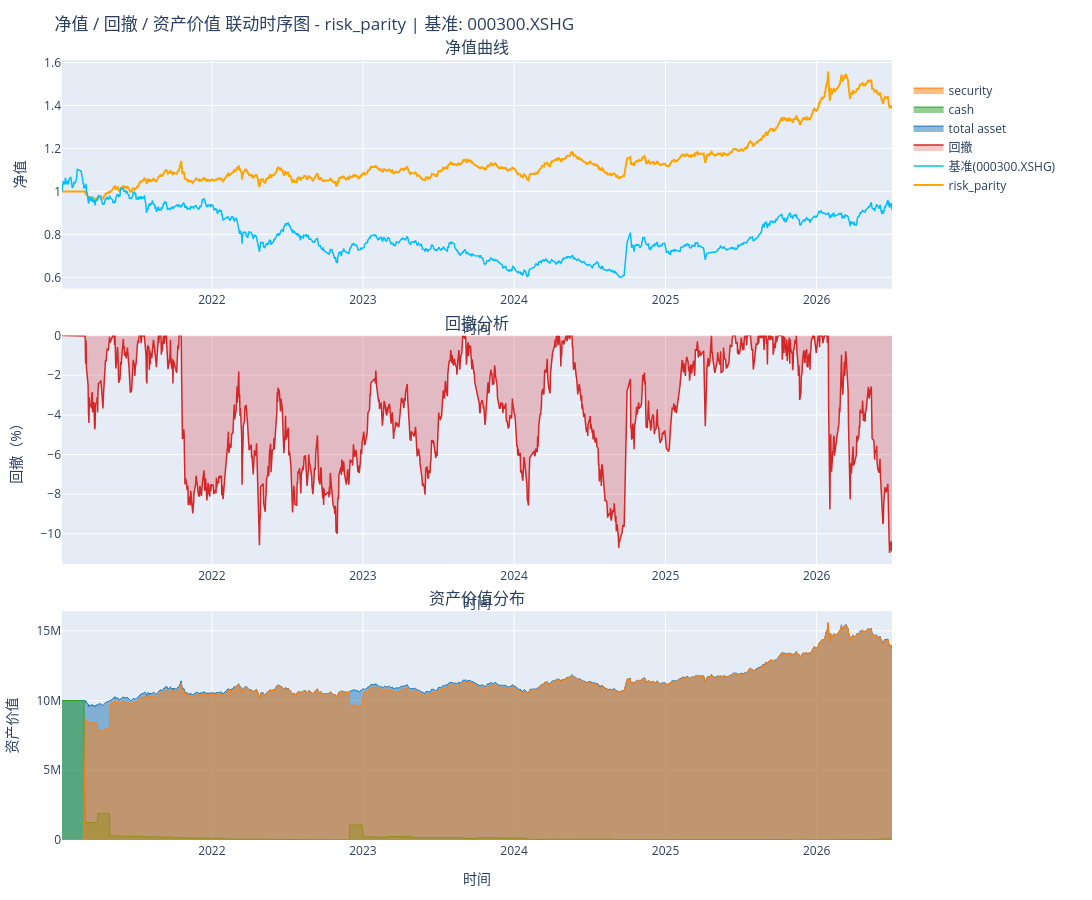
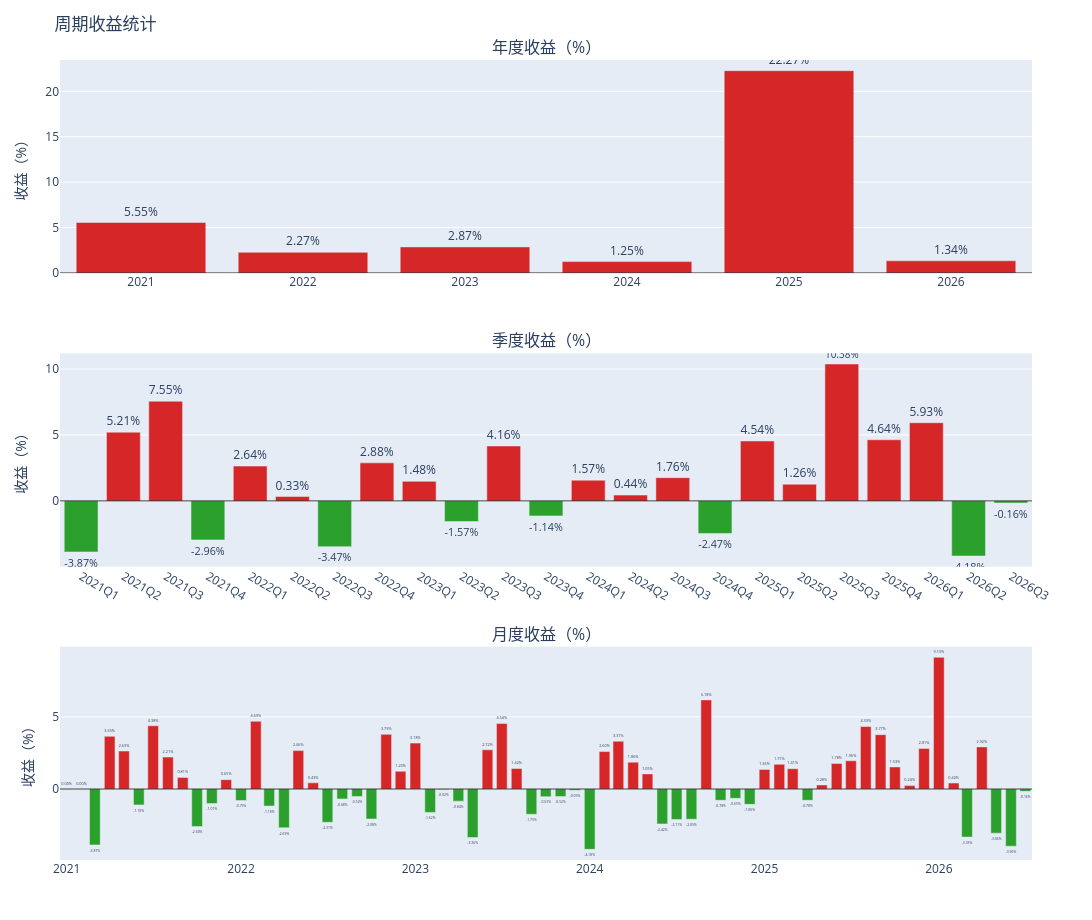
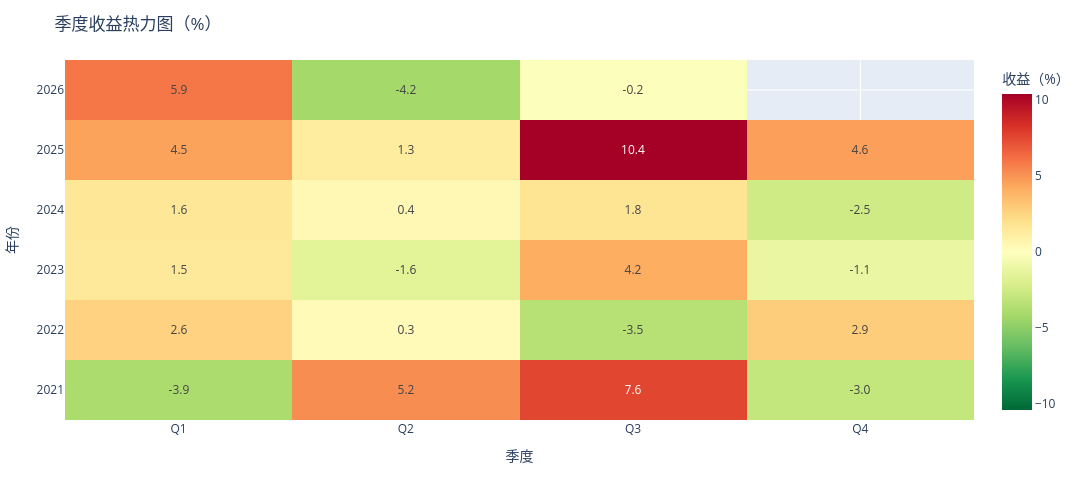
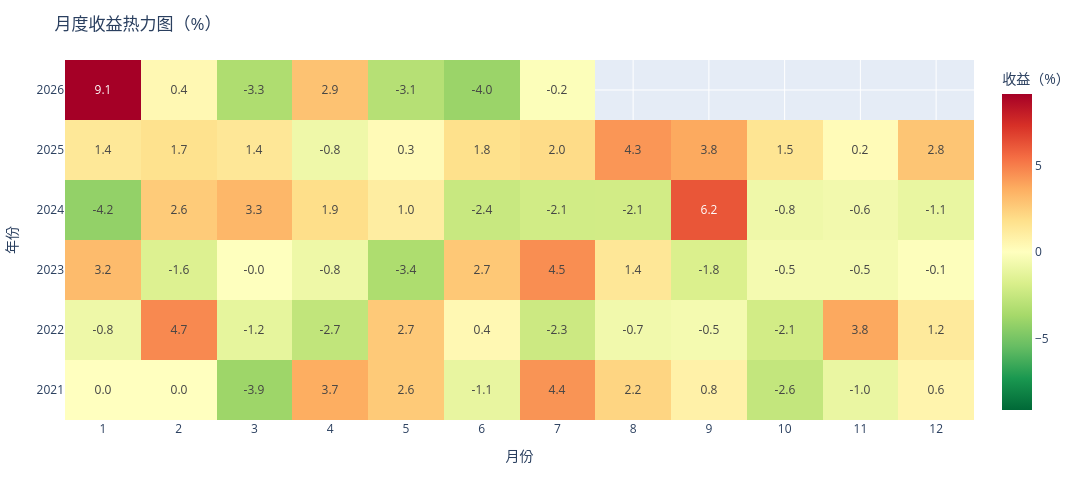

Write notebook code for charts like these, in order.
### Code cell
# 绩效分析：优先 run_performance（需要 plotly/rqdatac），不可用时回退到 simple_performance_stats
# if run_performance is not None:
if run_performance is not None:
    try:
        analysis = run_performance(
            backtest_result,
            label=cfg.strategy,
            benchmark_code=cfg.performance.benchmark_code,
            free_rate=cfg.performance.free_rate,
            plot_periodic=cfg.performance.plot,
            heatmap_periodic=cfg.performance.plot,
            draw_npv=cfg.performance.plot,
            draw_asset=cfg.performance.plot,
            pretty_print_kpi=True,
        )
    except Exception as exc:
        print(f'run_performance 失败，回退: {type(exc).__name__}: {exc}')
        stats = simple_performance_stats(backtest_result)
        print(stats.to_string())
        if cfg.performance.plot:
            plot_nav_and_drawdown(backtest_result, label=cfg.strategy)
else:
    stats = simple_performance_stats(backtest_result)
    print(stats.to_string())
    if cfg.performance.plot:
        plot_nav_and_drawdown(backtest_result, label=cfg.strategy)

### Figure 1 — Plotly figure (JSON) as saved in the notebook; plotly's stock layout.template omitted (floating-point values rounded to 4 significant figures; data arrays with more than 128 entries replaced by an {"elided": "..."} marker saying what was removed)
{"data": [{"hovertemplate": "time: %{x}<br>NPV: %{y:.4f}<br>", "line": {"color": "orange", "width": 2}, "mode": "lines", "name": "risk_parity", "type": "scatter", "x": {"elided": "1330 str values"}, "xaxis": "x", "y": {"elided": "1330 float values"}, "yaxis": "y"}, {"hovertemplate": "time: %{x}<br>基准NPV: %{y:.4f}<br>", "line": {"color": "deepskyblue", "width": 1.5}, "mode": "lines", "name": "基准(000300.XSHG)", "type": "scatter", "x": {"elided": "1330 str values"}, "xaxis": "x", "y": {"elided": "1330 float values"}, "yaxis": "y"}, {"fill": "tozeroy", "fillcolor": "rgba(214,39,40,0.25)", "hovertemplate": "time: %{x}<br>回撤: %{y:.2f}%<br>", "line": {"color": "#d62728", "width": 1.5}, "mode": "lines", "name": "回撤", "type": "scatter", "x": {"elided": "1330 str values"}, "xaxis": "x2", "y": {"elided": "1330 float values"}, "yaxis": "y2"}, {"customdata": {"elided": "1330 float values"}, "fill": "tonexty", "hovertemplate": "time: %{x}<br>Asset: %{y:,.0f}<br>资金利用率: %{customdata:.2f}%<br>", "line": {"color": "#1f77b4", "width": 1}, "mode": "lines", "name": "total asset", "type": "scatter", "x": {"elided": "1330 str values"}, "xaxis": "x3", "y": {"elided": "1330 float values"}, "yaxis": "y3"}, {"fill": "tozeroy", "hovertemplate": "time: %{x}<br>Cash: %{y:,.0f}<br>", "line": {"color": "#2ca02c", "width": 1}, "mode": "lines", "name": "cash", "type": "scatter", "x": {"elided": "1330 str values"}, "xaxis": "x3", "y": {"elided": "1330 float values"}, "yaxis": "y3"}, {"fill": "tozeroy", "hovertemplate": "time: %{x}<br>Security: %{y:,.0f}<br>", "line": {"color": "#ff7f0e", "width": 1}, "mode": "lines", "name": "security", "type": "scatter", "x": {"elided": "1330 str values"}, "xaxis": "x3", "y": {"elided": "1330 float values"}, "yaxis": "y3"}], "layout": {"annotations": [{"font": {"size": 16}, "showarrow": false, "text": "净值曲线", "x": 0.5, "xanchor": "center", "xref": "paper", "y": 1, "yanchor": "bottom", "yref": "paper"}, {"font": {"size": 16}, "showarrow": false, "text": "回撤分析", "x": 0.5, "xanchor": "center", "xref": "paper", "y": 0.6467, "yanchor": "bottom", "yref": "paper"}, {"font": {"size": 16}, "showarrow": false, "text": "资产价值分布", "x": 0.5, "xanchor": "center", "xref": "paper", "y": 0.2933, "yanchor": "bottom", "yref": "paper"}], "autosize": false, "dragmode": "zoom", "height": 900, "hovermode": "x", "legend": {"x": 1.02, "xanchor": "left", "y": 0.98, "yanchor": "top"}, "margin": {"b": 60, "l": 60, "r": 200, "t": 60}, "title": {"text": "净值 / 回撤 / 资产价值 联动时序图 - risk_parity | 基准: 000300.XSHG"}, "width": 1200, "xaxis": {"anchor": "y", "domain": [0, 1], "matches": "x3", "showline": true, "showspikes": true, "showticklabels": true, "spikecolor": "black", "spikemode": "across", "spikesnap": "hovered data", "spikethickness": 2, "title": {"text": "时间"}}, "xaxis2": {"anchor": "y2", "domain": [0, 1], "matches": "x3", "showline": true, "showspikes": true, "showticklabels": true, "spikecolor": "black", "spikemode": "across", "spikesnap": "hovered data", "spikethickness": 2, "title": {"text": "时间"}}, "xaxis3": {"anchor": "y3", "domain": [0, 1], "showline": true, "showspikes": true, "showticklabels": true, "spikecolor": "black", "spikemode": "across", "spikesnap": "hovered data", "spikethickness": 2, "title": {"text": "时间"}}, "yaxis": {"anchor": "x", "domain": [0.7067, 1], "title": {"text": "净值"}}, "yaxis2": {"anchor": "x2", "domain": [0.3533, 0.6467], "title": {"text": "回撤（%）"}}, "yaxis3": {"anchor": "x3", "domain": [0, 0.2933], "title": {"text": "资产价值"}}}}

### Figure 2 — Plotly figure (JSON) as saved in the notebook; plotly's stock layout.template omitted (floating-point values rounded to 4 significant figures)
{"data": [{"hovertemplate": "周期: %{x}<br>收益: %{y:.2f}%<br>", "marker": {"color": ["#d62728", "#d62728", "#d62728", "#d62728", "#d62728", "#d62728"]}, "name": "年度收益", "text": ["5.55%", "2.27%", "2.87%", "1.25%", "22.27%", "1.34%"], "textposition": "outside", "type": "bar", "x": ["2021", "2022", "2023", "2024", "2025", "2026"], "xaxis": "x", "y": [5.553, 2.268, 2.869, 1.248, 22.27, 1.339], "yaxis": "y"}, {"hovertemplate": "周期: %{x}<br>收益: %{y:.2f}%<br>", "marker": {"color": ["#2ca02c", "#d62728", "#d62728", "#2ca02c", "#d62728", "#d62728", "#2ca02c", "#d62728", "#d62728", "#2ca02c", "#d62728", "#2ca02c", "#d62728", "#d62728", "#d62728", "#2ca02c", "#d62728", "#d62728", "#d62728", "#d62728", "#d62728", "#2ca02c", "#2ca02c"]}, "name": "季度收益", "text": ["-3.87%", "5.21%", "7.55%", "-2.96%", "2.64%", "0.33%", "-3.47%", "2.88%", "1.48%", "-1.57%", "4.16%", "-1.14%", "1.57%", "0.44%", "1.76%", "-2.47%", "4.54%", "1.26%", "10.38%", "4.64%", "5.93%", "-4.18%", "-0.16%"], "textposition": "outside", "type": "bar", "x": ["2021Q1", "2021Q2", "2021Q3", "2021Q4", "2022Q1", "2022Q2", "2022Q3", "2022Q4", "2023Q1", "2023Q2", "2023Q3", "2023Q4", "2024Q1", "2024Q2", "2024Q3", "2024Q4", "2025Q1", "2025Q2", "2025Q3", "2025Q4", "2026Q1", "2026Q2", "2026Q3"], "xaxis": "x2", "y": [-3.874, 5.209, 7.555, -2.961, 2.638, 0.3313, -3.473, 2.884, 1.483, -1.566, 4.164, -1.138, 1.568, 0.441, 1.761, -2.471, 4.545, 1.263, 10.38, 4.636, 5.929, -4.18, -0.1602], "yaxis": "y2"}, {"hovertemplate": "周期: %{x}<br>收益: %{y:.2f}%<br>", "marker": {"color": ["#d62728", "#d62728", "#2ca02c", "#d62728", "#d62728", "#2ca02c", "#d62728", "#d62728", "#d62728", "#2ca02c", "#2ca02c", "#d62728", "#2ca02c", "#d62728", "#2ca02c", "#2ca02c", "#d62728", "#d62728", "#2ca02c", "#2ca02c", "#2ca02c", "#2ca02c", "#d62728", "#d62728", "#d62728", "#2ca02c", "#2ca02c", "#2ca02c", "#2ca02c", "#d62728", "#d62728", "#d62728", "#2ca02c", "#2ca02c", "#2ca02c", "#2ca02c", "#2ca02c", "#d62728", "#d62728", "#d62728", "#d62728", "#2ca02c", "#2ca02c", "#2ca02c", "#d62728", "#2ca02c", "#2ca02c", "#2ca02c", "#d62728", "#d62728", "#d62728", "#2ca02c", "#d62728", "#d62728", "#d62728", "#d62728", "#d62728", "#d62728", "#d62728", "#d62728", "#d62728", "#d62728", "#2ca02c", "#d62728", "#2ca02c", "#2ca02c", "#2ca02c"]}, "name": "月度收益", "text": ["0.00%", "0.00%", "-3.87%", "3.65%", "2.63%", "-1.10%", "4.38%", "2.21%", "0.81%", "-2.60%", "-1.01%", "0.65%", "-0.79%", "4.69%", "-1.18%", "-2.69%", "2.66%", "0.43%", "-2.31%", "-0.68%", "-0.52%", "-2.08%", "3.79%", "1.23%", "3.18%", "-1.62%", "-0.02%", "-0.84%", "-3.36%", "2.72%", "4.54%", "1.42%", "-1.75%", "-0.53%", "-0.52%", "-0.09%", "-4.18%", "2.60%", "3.31%", "1.86%", "1.05%", "-2.42%", "-2.11%", "-2.09%", "6.18%", "-0.78%", "-0.65%", "-1.06%", "1.36%", "1.71%", "1.41%", "-0.78%", "0.28%", "1.78%", "1.96%", "4.33%", "3.77%", "1.53%", "0.24%", "2.81%", "9.13%", "0.42%", "-3.33%", "2.92%", "-3.06%", "-3.96%", "-0.16%"], "textposition": "outside", "type": "bar", "x": ["2021-01", "2021-02", "2021-03", "2021-04", "2021-05", "2021-06", "2021-07", "2021-08", "2021-09", "2021-10", "2021-11", "2021-12", "2022-01", "2022-02", "2022-03", "2022-04", "2022-05", "2022-06", "2022-07", "2022-08", "2022-09", "2022-10", "2022-11", "2022-12", "2023-01", "2023-02", "2023-03", "2023-04", "2023-05", "2023-06", "2023-07", "2023-08", "2023-09", "2023-10", "2023-11", "2023-12", "2024-01", "2024-02", "2024-03", "2024-04", "2024-05", "2024-06", "2024-07", "2024-08", "2024-09", "2024-10", "2024-11", "2024-12", "2025-01", "2025-02", "2025-03", "2025-04", "2025-05", "2025-06", "2025-07", "2025-08", "2025-09", "2025-10", "2025-11", "2025-12", "2026-01", "2026-02", "2026-03", "2026-04", "2026-05", "2026-06", "2026-07"], "xaxis": "x3", "y": [0.0, 0.0, -3.874, 3.65, 2.631, -1.099, 4.383, 2.214, 0.8071, -2.604, -1.009, 0.6488, -0.7937, 4.695, -1.18, -2.687, 2.663, 0.4271, -2.305, -0.6833, -0.5155, -2.077, 3.789, 1.23, 3.183, -1.623, -0.02439, -0.8395, -3.358, 2.717, 4.535, 1.42, -1.751, -0.5319, -0.5217, -0.08818, -4.178, 2.597, 3.313, 1.86, 1.049, -2.417, -2.115, -2.088, 6.177, -0.7816, -0.6466, -1.063, 1.358, 1.712, 1.408, -0.7837, 0.2813, 1.776, 1.958, 4.33, 3.768, 1.531, 0.2369, 2.814, 9.125, 0.4162, -3.331, 2.919, -3.06, -3.959, -0.1602], "yaxis": "y3"}], "layout": {"annotations": [{"font": {"size": 16}, "showarrow": false, "text": "年度收益（%）", "x": 0.5, "xanchor": "center", "xref": "paper", "y": 1, "yanchor": "bottom", "yref": "paper"}, {"font": {"size": 16}, "showarrow": false, "text": "季度收益（%）", "x": 0.5, "xanchor": "center", "xref": "paper", "y": 0.6333, "yanchor": "bottom", "yref": "paper"}, {"font": {"size": 16}, "showarrow": false, "text": "月度收益（%）", "x": 0.5, "xanchor": "center", "xref": "paper", "y": 0.2667, "yanchor": "bottom", "yref": "paper"}], "autosize": false, "height": 920, "margin": {"b": 60, "l": 60, "r": 60, "t": 60}, "shapes": [{"line": {"color": "black", "width": 0.8}, "type": "line", "x0": 0, "x1": 1, "xref": "x domain", "y0": 0, "y1": 0, "yref": "y"}, {"line": {"color": "black", "width": 0.8}, "type": "line", "x0": 0, "x1": 1, "xref": "x2 domain", "y0": 0, "y1": 0, "yref": "y2"}, {"line": {"color": "black", "width": 0.8}, "type": "line", "x0": 0, "x1": 1, "xref": "x3 domain", "y0": 0, "y1": 0, "yref": "y3"}], "showlegend": false, "title": {"text": "周期收益统计"}, "width": 1200, "xaxis": {"anchor": "y", "domain": [0, 1]}, "xaxis2": {"anchor": "y2", "domain": [0, 1]}, "xaxis3": {"anchor": "y3", "domain": [0, 1]}, "yaxis": {"anchor": "x", "domain": [0.7333, 1], "title": {"text": "收益（%）"}}, "yaxis2": {"anchor": "x2", "domain": [0.3667, 0.6333], "title": {"text": "收益（%）"}}, "yaxis3": {"anchor": "x3", "domain": [0, 0.2667], "title": {"text": "收益（%）"}}}}

### Figure 3 — Plotly figure (JSON) as saved in the notebook; plotly's stock layout.template omitted (floating-point values rounded to 4 significant figures)
{"data": [{"colorbar": {"title": {"text": "收益（%）"}}, "colorscale": [[0, "rgb(0,104,55)"], [0.1, "rgb(26,152,80)"], [0.2, "rgb(102,189,99)"], [0.3, "rgb(166,217,106)"], [0.4, "rgb(217,239,139)"], [0.5, "rgb(255,255,191)"], [0.6, "rgb(254,224,139)"], [0.7, "rgb(253,174,97)"], [0.8, "rgb(244,109,67)"], [0.9, "rgb(215,48,39)"], [1, "rgb(165,0,38)"]], "hovertemplate": "年: %{y}<br>列: %{x}<br>收益: %{z:.2f}%<br>", "text": [["-3.9", "5.2", "7.6", "-3.0"], ["2.6", "0.3", "-3.5", "2.9"], ["1.5", "-1.6", "4.2", "-1.1"], ["1.6", "0.4", "1.8", "-2.5"], ["4.5", "1.3", "10.4", "4.6"], ["5.9", "-4.2", "-0.2", ""]], "texttemplate": "%{text}", "type": "heatmap", "x": ["Q1", "Q2", "Q3", "Q4"], "y": ["2021", "2022", "2023", "2024", "2025", "2026"], "z": [[-3.874, 5.209, 7.555, -2.961], [2.638, 0.3313, -3.473, 2.884], [1.483, -1.566, 4.164, -1.138], [1.568, 0.441, 1.761, -2.471], [4.545, 1.263, 10.38, 4.636], [5.929, -4.18, -0.1602, NaN]], "zmid": 0}], "layout": {"autosize": false, "height": 480, "margin": {"b": 60, "l": 60, "r": 60, "t": 60}, "title": {"text": "季度收益热力图（%）"}, "width": 1200, "xaxis": {"title": {"text": "季度"}}, "yaxis": {"title": {"text": "年份"}}}}

### Figure 4 — Plotly figure (JSON) as saved in the notebook; plotly's stock layout.template omitted (floating-point values rounded to 4 significant figures)
{"data": [{"colorbar": {"title": {"text": "收益（%）"}}, "colorscale": [[0, "rgb(0,104,55)"], [0.1, "rgb(26,152,80)"], [0.2, "rgb(102,189,99)"], [0.3, "rgb(166,217,106)"], [0.4, "rgb(217,239,139)"], [0.5, "rgb(255,255,191)"], [0.6, "rgb(254,224,139)"], [0.7, "rgb(253,174,97)"], [0.8, "rgb(244,109,67)"], [0.9, "rgb(215,48,39)"], [1, "rgb(165,0,38)"]], "hovertemplate": "年: %{y}<br>列: %{x}<br>收益: %{z:.2f}%<br>", "text": [["0.0", "0.0", "-3.9", "3.7", "2.6", "-1.1", "4.4", "2.2", "0.8", "-2.6", "-1.0", "0.6"], ["-0.8", "4.7", "-1.2", "-2.7", "2.7", "0.4", "-2.3", "-0.7", "-0.5", "-2.1", "3.8", "1.2"], ["3.2", "-1.6", "-0.0", "-0.8", "-3.4", "2.7", "4.5", "1.4", "-1.8", "-0.5", "-0.5", "-0.1"], ["-4.2", "2.6", "3.3", "1.9", "1.0", "-2.4", "-2.1", "-2.1", "6.2", "-0.8", "-0.6", "-1.1"], ["1.4", "1.7", "1.4", "-0.8", "0.3", "1.8", "2.0", "4.3", "3.8", "1.5", "0.2", "2.8"], ["9.1", "0.4", "-3.3", "2.9", "-3.1", "-4.0", "-0.2", "", "", "", "", ""]], "texttemplate": "%{text}", "type": "heatmap", "x": ["1", "2", "3", "4", "5", "6", "7", "8", "9", "10", "11", "12"], "y": ["2021", "2022", "2023", "2024", "2025", "2026"], "z": [[0.0, 0.0, -3.874, 3.65, 2.631, -1.099, 4.383, 2.214, 0.8071, -2.604, -1.009, 0.6488], [-0.7937, 4.695, -1.18, -2.687, 2.663, 0.4271, -2.305, -0.6833, -0.5155, -2.077, 3.789, 1.23], [3.183, -1.623, -0.02439, -0.8395, -3.358, 2.717, 4.535, 1.42, -1.751, -0.5319, -0.5217, -0.08818], [-4.178, 2.597, 3.313, 1.86, 1.049, -2.417, -2.115, -2.088, 6.177, -0.7816, -0.6466, -1.063], [1.358, 1.712, 1.408, -0.7837, 0.2813, 1.776, 1.958, 4.33, 3.768, 1.531, 0.2369, 2.814], [9.125, 0.4162, -3.331, 2.919, -3.06, -3.959, -0.1602, NaN, NaN, NaN, NaN, NaN]], "zmid": 0}], "layout": {"autosize": false, "height": 480, "margin": {"b": 60, "l": 60, "r": 60, "t": 60}, "title": {"text": "月度收益热力图（%）"}, "width": 1200, "xaxis": {"title": {"text": "月份"}}, "yaxis": {"title": {"text": "年份"}}}}
